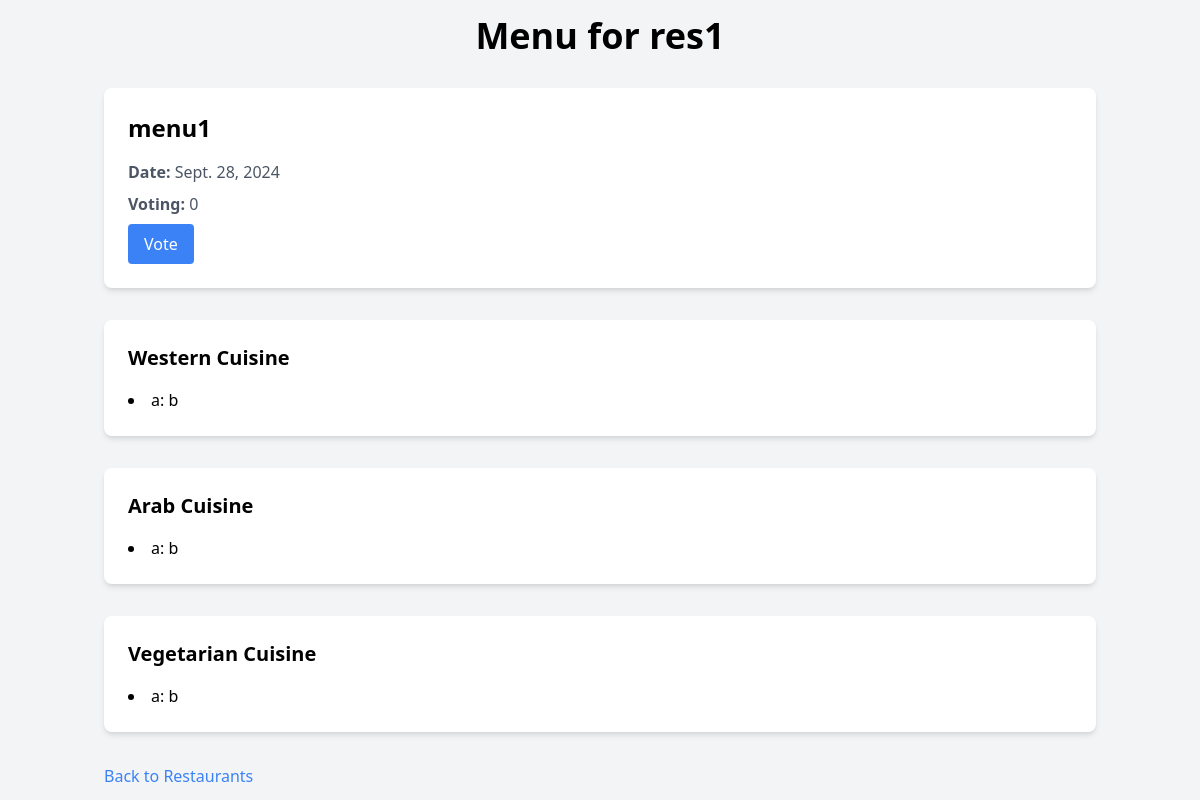
The page /5/menu2/ (signed in) on the database its author committed.
### restaurant/models.py (models this page shows, shortened)
class Restaurant(models.Model):
    name = models.CharField(max_length=255)
    location = models.CharField(max_length=255)
    phone_number = models.CharField(max_length=255)
    class Meta:
        ordering = ('name', )
    def __str__(self):
        return self.name

class Menu(models.Model):
    name = models.CharField(max_length=255)
    restaurant = models.ForeignKey(Restaurant, on_delete=models.CASCADE)
    western_cuisine = models.JSONField(default=dict)
    arab_cuisine = models.JSONField(default=dict)
    vegetarian_cuisine = models.JSONField(default=dict)
    date = models.DateField()
    voting = models.IntegerField(default=0)
    class Meta:
        ordering = ('date', )

### restaurant/views.py (the view)
# urls.py: path('<int:restaurant_id>/menu2/', views.menu2, name='menu2'),
@login_required
def menu2(request, restaurant_id):
    restaurant = get_object_or_404(Restaurant, pk=restaurant_id)
    menu = get_object_or_404(Menu, restaurant=restaurant)
    print('restaurant:', restaurant)
    return render(request, 'restaurant/menu2.html', {
        'restaurant': restaurant,
        'menu': menu,
    })

### restaurant/templates/restaurant/menu2.html (shortened to what this page needs)
<!DOCTYPE html>
<html lang="en">
<head>
    <link href="https://cdn.jsdelivr.net/npm/tailwindcss@2.2.19/dist/tailwind.min.css" rel="stylesheet">
</head>
<body class="bg-gray-100">
    <div class="container mx-auto p-4">
        <h1 class="text-4xl font-bold text-center mb-8">Menu for {{ restaurant.name }}</h1>
        <div class="bg-white shadow-md rounded-lg p-6 mb-8">
            <h2 class="text-2xl font-semibold mb-4">{{ menu.name }}</h2>
            <p class="text-gray-600 mb-2"><strong>Date:</strong> {{ menu.date }}</p>
            <p class="text-gray-600 mb-2"><strong>Voting:</strong> <span id="voting-count">{{ menu.voting }}</span></p>
            <button id="vote-button" class="bg-blue-500 text-white px-4 py-2 rounded">Vote</button>
        </div>
        <div class="bg-white shadow-md rounded-lg p-6 mb-8">
            <h3 class="text-xl font-semibold mb-4">Western Cuisine</h3>
            <ul class="list-disc list-inside">
                {% for key, value in menu.western_cuisine.items %}
                    <li>{{ key }}: {{ value }}</li>
                {% endfor %}
            </ul>
        </div>
        <div class="bg-white shadow-md rounded-lg p-6 mb-8">
            <h3 class="text-xl font-semibold mb-4">Arab Cuisine</h3>
            <ul class="list-disc list-inside">
                {% for key, value in menu.arab_cuisine.items %}
                    <li>{{ key }}: {{ value }}</li>
                {% endfor %}
            </ul>
        </div>
        <div class="bg-white shadow-md rounded-lg p-6 mb-8">
            <h3 class="text-xl font-semibold mb-4">Vegetarian Cuisine</h3>
            <ul class="list-disc list-inside">
                {% for key, value in menu.vegetarian_cuisine.items %}
                    <li>{{ key }}: {{ value }}</li>
                {% endfor %}
            </ul>
        </div>
        <a href="{% url 'restaurant:restaurant' %}" class="text-blue-500 hover:underline mt-4 block">Back to Restaurants</a>
    </div>
</body>
</html>

### rows shown on the page
Restaurant: name "res1"
Menu: name "menu1", date "Sept. 28, 2024", voting "0"

### other values the page prints
{{ key }} "a"
{{ value }} "b"
